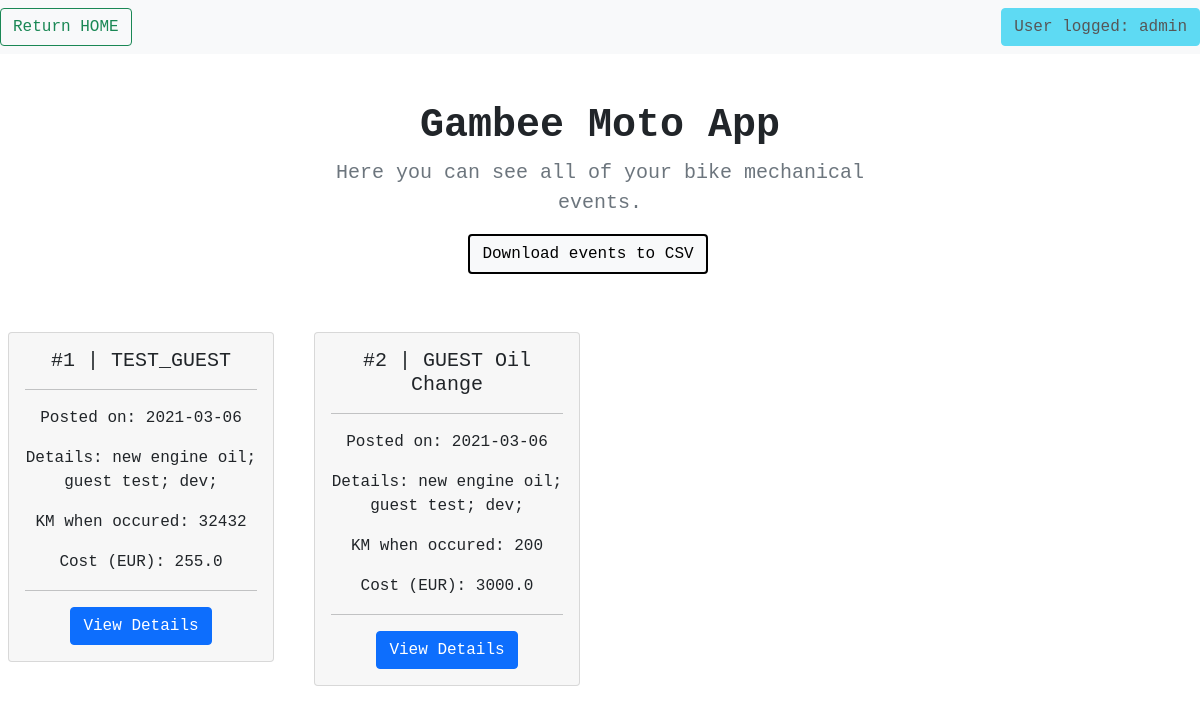
The app's page /view_mechanical_ev (signed in) with its own data.
### application/models.py (models this page shows, shortened)
class MechanicalEvent(db.Model):
    __tablename__ = 'Mechanical_Tab'
    id = db.Column(db.Integer, primary_key=True)
    event_name = db.Column(db.String(100))
    event_date = db.Column(db.Date)
    event_details = db.Column(db.String(200))
    event_km = db.Column(db.Integer)
    event_cost = db.Column(db.Float)
    event_owner = db.Column(db.String(100))

### application/routes.py (the view)
@app.route('/view_mechanical_ev', methods=['GET'])
@login_required
def view_mechanical_ev():
    if session['logged_user'] != app.config['ADMIN_USER']:
        mevents = MechanicalEvent.query.filter_by(event_owner=session['logged_user']).all()
    else:
        mevents = MechanicalEvent.query.all()
    return render_template('view_mechanical_ev.html', mevents=mevents, crr_user=session['logged_user'].split('@')[0])

### application/routes.py (called while the page is built)
@loginMan.user_loader
def load_user(email):
    return Riders.query.filter_by(email=email).first()

### application/templates/view_mechanical_ev.html (shortened to what this page needs)
{% extends 'base.html'%}
{% block listing_trips %}
<nav class="navbar navbar-light bg-light">
    <form class="form-inline">
        <button class="btn btn-outline-success" type="button" onclick="window.location.href='{{ url_for( 'home') }}';">
            Return HOME
        </button>
    </form>
    {% if crr_user == 'guest' %}
    <button type="button" class="btn btn-danger" disabled>
        User logged: {{ crr_user }}
    </button>
    {%else%}
    <button type="button" class="btn btn-info" disabled>
        User logged: {{ crr_user }}
    </button>
    {% endif %}
</nav>
<div class="row py-lg-5">
    <div class="col-lg-6 col-md-8 mx-auto">
        <h1 class="fw-bold text-center">Gambee Moto App</h1>
        <p class="lead text-muted">Here you can see all of your bike mechanical events.</p>
    </div>
    <div class="row mb-2" style="height: 14px">
        <div class="col">
            <button type="button" style="border: 2px solid black;" class="btn btn-light"
                    onclick="window.location.href='{{ url_for( 'download_file', tab='events') }}';">Download events to CSV
            </button>
        </div>
    </div>
</div>
<div class="row" style="margin-top:20px">
    {%set j = namespace(value=1)%}
    {% if mevents is not none%}
    {% for mevent in mevents %}
    <div class="col-sm-3">
        <div class="card card_events m-2">
            <div class="card-body">
                <h5 class="card-title event_tile">#{{j.value}} | {{ mevent.event_name}}</h5>
                <hr>
                <p class="card-text"> Posted on: {{mevent.event_date}}</p>
                <p class="card-text"> Details: {{mevent.event_details}}</p>
                <p class="card-text"> KM when occured: {{mevent.event_km}}</p>
                <p class="card-text"> Cost (EUR): {{mevent.event_cost}}</p>
                <hr>
                <a href="{{url_for('detailed_event', event_name='$' + mevent.event_name )}}" class="btn btn-primary">View
                    Details</a>
            </div>
        </div>
    </div>
    {%set j.value =j.value + 1%}
    {% endfor %}
    {%else%}
    <h1>No data to display.</h1>
    {% endif %}
</div>
{% endblock %}

### application/static/style.css (style rules this page uses)
.card_events { background-color: #f7f7f7; }
* { font-family: 'Courier New'; }
p, h1, h3, a { font-family: 'Courier New'; }

### records on screen
MechanicalEvent: value "1", event_name "TEST_GUEST", event_date "2021-03-06", event_details "new engine oil; guest test; dev;", event_km "32432", event_cost "255.0"
MechanicalEvent: value "2", event_name "GUEST Oil Change", event_date "2021-03-06", event_details "new engine oil; guest test; dev;", event_km "200", event_cost "3000.0"

### other values on screen
{{ crr_user }} "admin"
